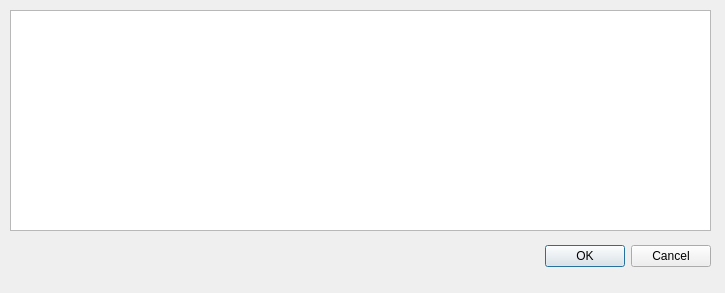
<?xml version="1.0" encoding="UTF-8"?>
<ui version="4.0">
 <class>FileDialog</class>
 <widget class="QDialog" name="FileDialog">
  <property name="geometry">
   <rect>
    <x>0</x>
    <y>0</y>
    <width>725</width>
    <height>293</height>
   </rect>
  </property>
  <property name="windowTitle">
   <string>Dialog</string>
  </property>
  <widget class="QDialogButtonBox" name="buttonBox">
   <property name="geometry">
    <rect>
     <x>370</x>
     <y>240</y>
     <width>341</width>
     <height>32</height>
    </rect>
   </property>
   <property name="orientation">
    <enum>Qt::Horizontal</enum>
   </property>
   <property name="standardButtons">
    <set>QDialogButtonBox::Cancel|QDialogButtonBox::Ok</set>
   </property>
  </widget>
  <widget class="QTreeView" name="treeView">
   <property name="geometry">
    <rect>
     <x>10</x>
     <y>10</y>
     <width>701</width>
     <height>221</height>
    </rect>
   </property>
  </widget>
 </widget>
 <resources/>
 <connections>
  <connection>
   <sender>buttonBox</sender>
   <signal>accepted()</signal>
   <receiver>FileDialog</receiver>
   <slot>accept()</slot>
   <hints>
    <hint type="sourcelabel">
     <x>248</x>
     <y>254</y>
    </hint>
    <hint type="destinationlabel">
     <x>157</x>
     <y>274</y>
    </hint>
   </hints>
  </connection>
  <connection>
   <sender>buttonBox</sender>
   <signal>rejected()</signal>
   <receiver>FileDialog</receiver>
   <slot>reject()</slot>
   <hints>
    <hint type="sourcelabel">
     <x>316</x>
     <y>260</y>
    </hint>
    <hint type="destinationlabel">
     <x>286</x>
     <y>274</y>
    </hint>
   </hints>
  </connection>
 </connections>
</ui>
